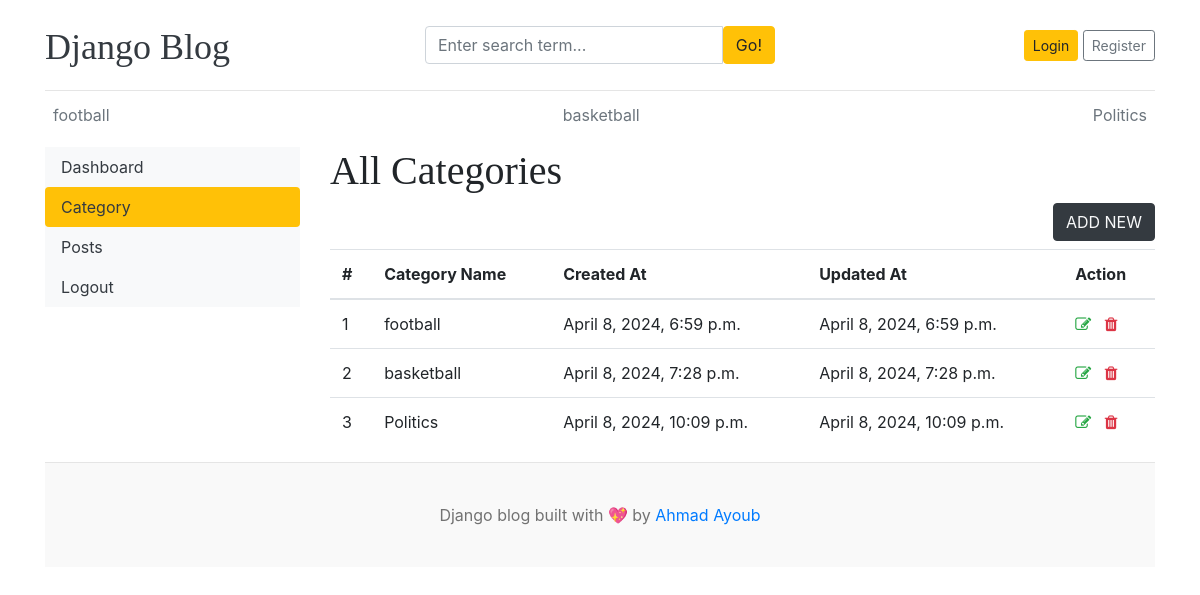
Before: /dashboard/categories/ with the older database file.
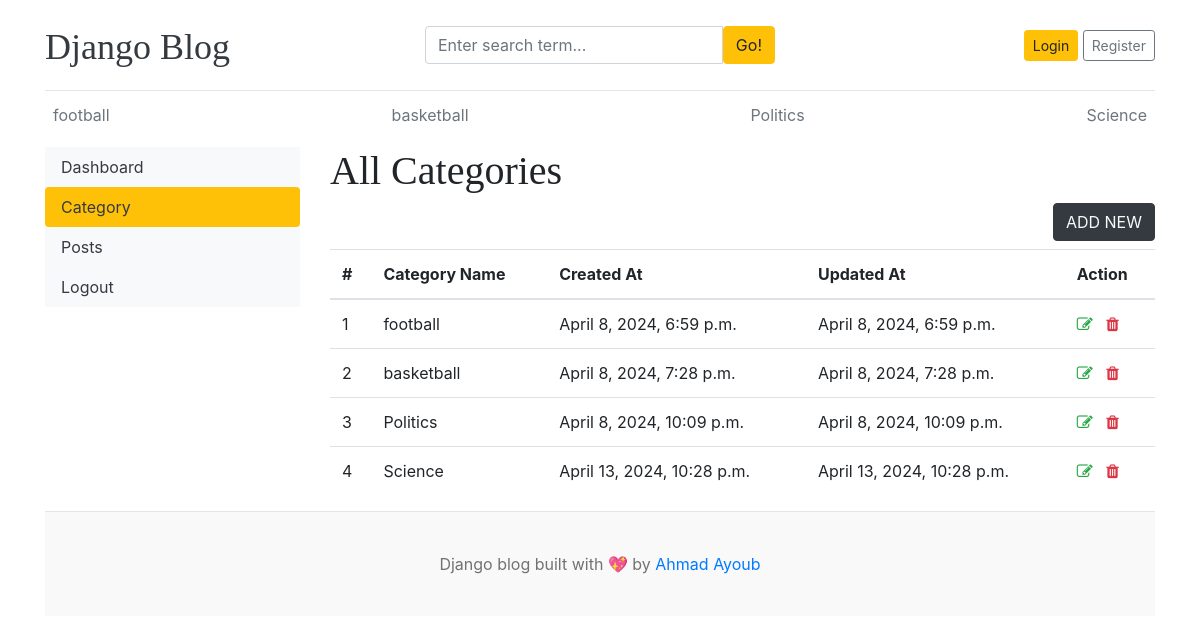
After: the same page with the newer database file.
### blogs/models.py (models this page shows)
class Category(models.Model):
    category_name = models.CharField(max_length=50,unique=True)
    create_at = models.DateTimeField(auto_now_add=True)
    updated_at = models.DateTimeField(auto_now=True)
    class Meta:
        verbose_name_plural = "categories"
    def __str__(self):
        return self.category_name

### dashboards/views.py (the view)
# urls.py: path('categories/',views.categories,name='categories'),
def categories(request):
    return render(request,'dashboard/categories.html')

### blogs/context_processors.py (called while the page is built)
def get_categories(request):
    categories = Category.objects.all()
    return dict(categories=categories)

def get_social_link(request):
    social_link = SocialLink.objects.all()
    return dict(social_link=social_link)

### templates/dashboard/categories.html (shortened to what this page needs)
{% extends 'base.html' %}
{% block content %}
<div class="row">
   {% include 'dashboard/sidebar.html' %}
    <div class="col-md-9">
        <h1>All Categories</h1>
        <a href="{% url 'add_category' %}" class="btn btn-dark text-light float-right mb-2 ">ADD NEW</a>
        <table class="table table-hover">
            <thead>
              <tr>
                <th scope="col">#</th>
                <th scope="col">Category Name</th>
                <th scope="col">Created At</th>
                <th scope="col">Updated At</th>
                <th>Action</th>
              </tr>
            </thead>
            <tbody>
                {% for cat in categories %}
              <tr>
                <td>{{ forloop.counter }} </td>
                <td>{{ cat }}</td>
                <td>{{ cat.create_at }}</td>
                <td>{{ cat.updated_at }}</td>
                <td>
                   <a href="{% url 'edit_category' cat.id %}"><i class='fa fa-edit text-success'></i></a>
               <a href="{% url 'delete_category' cat.id %}"><i class='fa fa-trash text-danger'></i></a>
            </td>
              </tr>
              {% endfor %}
            </tbody>
          </table>
    </div>
</div>
{% endblock %}

### templates/base.html (shortened to what this page needs)
{% load static %}
<!DOCTYPE html>
<html lang="en">
<head>
    <link href="https://getbootstrap.com/docs/4.0/dist/css/bootstrap.min.css" rel="stylesheet">
    <link href="{% static 'css/blog.css' %}" rel="stylesheet">
    <link rel="stylesheet" href="https://cdnjs.cloudflare.com/ajax/libs/font-awesome/4.7.0/css/font-awesome.min.css">
  </head>
<body>
    <div class="container">
      <header class="blog-header py-3">
        <div class="row flex-nowrap justify-content-between align-items-center">
          <div class="col-4 pt-1">
            <a class="blog-header-logo text-dark" href="/">Django Blog</a>
          </div>
          <div class="col-4">
            <form action="{% url 'search' %}" method="GET">
              <div class="input-group">
                <input class="form-control" type="text" name="keyword" value="{{ keyword }}" placeholder="Enter search term..." aria-label="Enter search term..." aria-describedby="button-search" />
                <button type="submit" class="btn btn-warning" id="button-search" type="button">Go!</button>
            </div>
            </form>
          </div>
          <div class="col-4 d-flex justify-content-end align-items-center">
            {% if not user.is_authenticated %}
            <a class="btn btn-sm btn-warning" href="{% url 'login' %}">Login</a> &nbsp;
            <a class="btn btn-sm btn-outline-secondary" href="{% url 'register' %}">Register</a>
            {% else %}
            <span><a href="{% url 'dashboard' %}">Dashboard</a></span>
            &emsp;
            <span><a href="{% url 'logout' %}">Logout</a></span>
            {% endif %}
          </div>
        </div>
      </header>
      <div class="nav-scroller py-1 mb-2">
        <nav class="nav d-flex justify-content-between">
          {% for cat in categories %}
          <a class="p-2 text-muted" href="{% url 'posts_by_category' cat.id %}">{{ cat.category_name }}</a>
          {% endfor %}
        </nav>
      </div>
{% block content %}
{% endblock %}
<footer class="blog-footer">
    <p>Django blog built with 💖 by <a href="#">Ahmad Ayoub</a></p>
  </footer>
  </body>
  </html>

Changed rows visible on the page:
added Category: category_name "Science", create_at "April 13, 2024, 10:28 p.m.", updated_at "April 13, 2024, 10:28 p.m."
